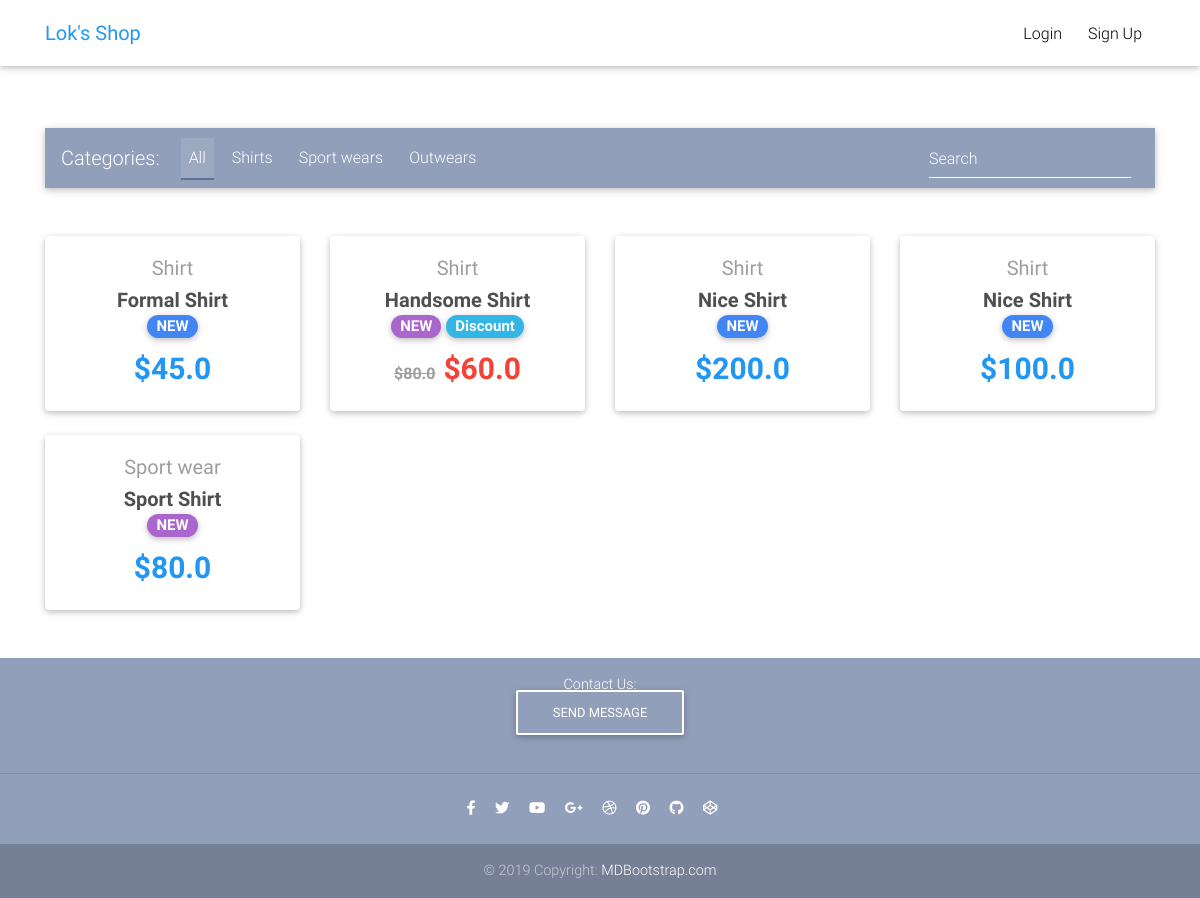
The page / on the database its author committed.
### core/models.py (models this page shows, shortened)
class Item(models.Model):
    title = models.CharField(max_length = 100)
    price = models.FloatField(default=0)
    discount_price = models.FloatField(blank=True, null = True)
    category = models.CharField(choices=CATEGORY_CHOICES, max_length = 2)
    label = models.CharField(choices=LABEL_CHOICES, max_length = 1)
    slug = models.SlugField(blank = True, null = True, unique = True)
    description = models.TextField()
    def get_absolute_url(self):
        return reverse("core:product", kwargs={
            'slug': self.slug
        })

### core/views.py (the view, shortened to what this page needs)
# urls.py: path('', HomeView.as_view(), name='home'),
class HomeView(ListView):
    model = Item
    paginate_by = 20
    template_name = "home.html"

### templates/home.html (shortened to what this page needs)
{% extends "base.html" %}
{% load static %}
{% block content %}
  <div class="container pt-3">
    <nav class="navbar navbar-expand-lg navbar-dark mdb-color lighten-3 mt-3 mb-5">
      <span class="navbar-brand">Categories:</span>
      <div class="collapse navbar-collapse" id="basicExampleNav">
        <ul class="navbar-nav mr-auto">
          <li class="nav-item category-nav-item active">
            <a class="nav-link" href="#">
              <span class="clearfix d-none d-sm-inline-block"> All </span>
            </a>
          </li>
          <li class="nav-item category-nav-item">
            <a class="nav-link" href="#">
              <span class="clearfix d-none d-sm-inline-block"> Shirts </span>
            </a>
          </li>
          <li class="nav-item category-nav-item">
            <a class="nav-link" href="#">
              <span class="clearfix d-none d-sm-inline-block"> Sport wears </span>
            </a>
          </li>
          <li class="nav-item category-nav-item">
            <a class="nav-link" href="#">
              <span class="clearfix d-none d-sm-inline-block"> Outwears </span>
            </a>
          </li>
        </ul>
        <form class="form-inline">
          <div class="md-form my-0">
            <input class="form-control mr-sm-2" type="text" placeholder="Search" aria-label="Search">
          </div>
        </form>
      </div>
    </nav>
    <section class="text-center mb-4">
      <div class="row wow fadeIn">
        {% for item in object_list %}
        <div class="col-lg-3 col-md-6 mb-4">
          <div class="card">
            <div class="card-body text-center">
              <a href="" class="grey-text">
                <h5>{{ item.get_category_display}}</h5>
              </a>
              <h5>
                <strong>
                  <a href="{{ item.get_absolute_url }}" class="dark-grey-text">{{ item.title }}
                  <br>
                    <span class="badge badge-pill {{ item.get_label_display }}-color">NEW</span>
                    {% if item.discount_price %}
                      <span class="badge badge-pill info-color">Discount</span>
                    {% endif %}
                  </a>
                </strong>
              </h5>
              {% if item.discount_price %}
                <span class="font-weight-bold grey-text mr-1">
                  <del>${{ item.price }}</del>
                </span>
                <span class="font-weight-bold red-text" style="font-size:30px;">
                  ${{ item.discount_price }}
                </span>
              {% else %}
                <span class="font-weight-bold blue-text" style="font-size:30px;">
                  <strong>
                    ${{ item.price }}
                  </strong>
                </span>
              {% endif %}
            </div>
          </div>
        </div>
        {% endfor %}
      </div>
    </section>
  </div>
{% endblock content %}

### templates/base.html (style rules this page uses)
html, body, header, .carousel { height: 60vh; }
.nav-item { margin: 2px 5px 0px; }
.active { border-bottom: 2px inset rgb(94, 112, 151); }

### rows shown on the page
Item: category "Shirt", title "Formal Shirt", price "45.0"
Item: category "Shirt", title "Handsome Shirt", shows "Discount", price "80.0", discount_price "60.0"
Item: category "Shirt", title "Nice Shirt", price "200.0"
Item: category "Shirt", title "Nice Shirt", price "100.0"
Item: category "Sport wear", title "Sport Shirt", price "80.0"
